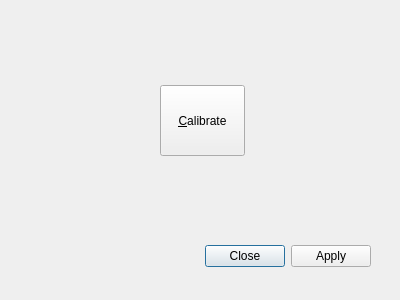
<?xml version="1.0" encoding="UTF-8"?>
<ui version="4.0">
 <class>calibrationDialog</class>
 <widget class="QDialog" name="calibrationDialog">
  <property name="geometry">
   <rect>
    <x>0</x>
    <y>0</y>
    <width>400</width>
    <height>300</height>
   </rect>
  </property>
  <property name="windowTitle">
   <string>Calibration</string>
  </property>
  <property name="modal">
   <bool>true</bool>
  </property>
  <widget class="QDialogButtonBox" name="buttonBox">
   <property name="geometry">
    <rect>
     <x>30</x>
     <y>240</y>
     <width>341</width>
     <height>32</height>
    </rect>
   </property>
   <property name="orientation">
    <enum>Qt::Horizontal</enum>
   </property>
   <property name="standardButtons">
    <set>QDialogButtonBox::Apply|QDialogButtonBox::Close</set>
   </property>
  </widget>
  <widget class="QPushButton" name="pushButton">
   <property name="geometry">
    <rect>
     <x>160</x>
     <y>85</y>
     <width>85</width>
     <height>71</height>
    </rect>
   </property>
   <property name="text">
    <string>&amp;Calibrate</string>
   </property>
  </widget>
 </widget>
 <resources/>
 <connections>
  <connection>
   <sender>buttonBox</sender>
   <signal>accepted()</signal>
   <receiver>calibrationDialog</receiver>
   <slot>accept()</slot>
   <hints>
    <hint type="sourcelabel">
     <x>248</x>
     <y>254</y>
    </hint>
    <hint type="destinationlabel">
     <x>157</x>
     <y>274</y>
    </hint>
   </hints>
  </connection>
  <connection>
   <sender>buttonBox</sender>
   <signal>rejected()</signal>
   <receiver>calibrationDialog</receiver>
   <slot>reject()</slot>
   <hints>
    <hint type="sourcelabel">
     <x>316</x>
     <y>260</y>
    </hint>
    <hint type="destinationlabel">
     <x>286</x>
     <y>274</y>
    </hint>
   </hints>
  </connection>
  <connection>
   <sender>pushButton</sender>
   <signal>clicked()</signal>
   <receiver>calibrationDialog</receiver>
   <slot>onCalibrate()</slot>
   <hints>
    <hint type="sourcelabel">
     <x>202</x>
     <y>122</y>
    </hint>
    <hint type="destinationlabel">
     <x>199</x>
     <y>149</y>
    </hint>
   </hints>
  </connection>
 </connections>
 <slots>
  <slot>onCalibrate()</slot>
 </slots>
</ui>
